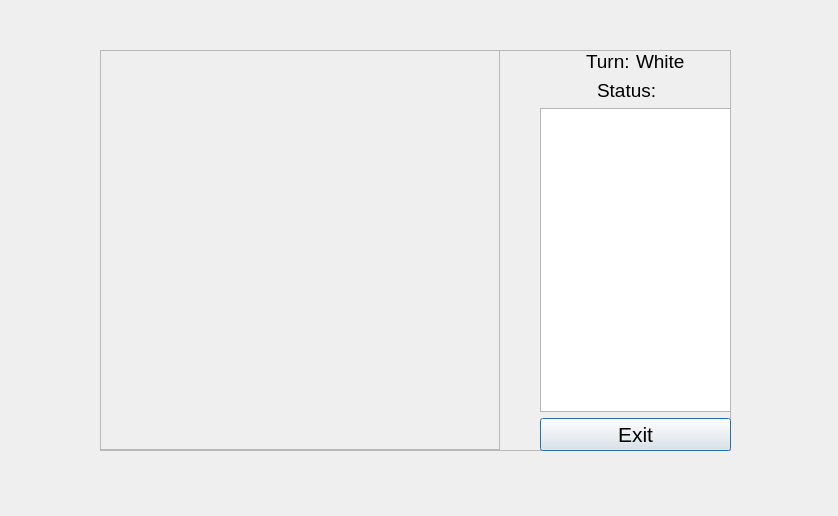
<?xml version="1.0" encoding="UTF-8"?>
<ui version="4.0">
 <class>ReplayGameWindow</class>
 <widget class="QDialog" name="ReplayGameWindow">
  <property name="geometry">
   <rect>
    <x>0</x>
    <y>0</y>
    <width>838</width>
    <height>516</height>
   </rect>
  </property>
  <property name="windowTitle">
   <string>Dialog</string>
  </property>
  <widget class="QFrame" name="frame">
   <property name="geometry">
    <rect>
     <x>100</x>
     <y>50</y>
     <width>631</width>
     <height>401</height>
    </rect>
   </property>
   <property name="frameShape">
    <enum>QFrame::StyledPanel</enum>
   </property>
   <property name="frameShadow">
    <enum>QFrame::Raised</enum>
   </property>
   <widget class="QFrame" name="board_frame">
    <property name="geometry">
     <rect>
      <x>0</x>
      <y>0</y>
      <width>400</width>
      <height>400</height>
     </rect>
    </property>
    <property name="frameShape">
     <enum>QFrame::StyledPanel</enum>
    </property>
    <property name="frameShadow">
     <enum>QFrame::Raised</enum>
    </property>
   </widget>
   <widget class="QWidget" name="layoutWidget">
    <property name="geometry">
     <rect>
      <x>440</x>
      <y>0</y>
      <width>191</width>
      <height>401</height>
     </rect>
    </property>
    <layout class="QVBoxLayout" name="verticalLayout">
     <item>
      <layout class="QHBoxLayout" name="horizontalLayout">
       <item>
        <spacer name="horizontalSpacer_3">
         <property name="orientation">
          <enum>Qt::Horizontal</enum>
         </property>
         <property name="sizeHint" stdset="0">
          <size>
           <width>40</width>
           <height>20</height>
          </size>
         </property>
        </spacer>
       </item>
       <item>
        <widget class="QLabel" name="label">
         <property name="font">
          <font>
           <pointsize>14</pointsize>
          </font>
         </property>
         <property name="text">
          <string>Turn:</string>
         </property>
        </widget>
       </item>
       <item>
        <widget class="QLabel" name="turn">
         <property name="font">
          <font>
           <pointsize>14</pointsize>
          </font>
         </property>
         <property name="text">
          <string>White</string>
         </property>
        </widget>
       </item>
       <item>
        <spacer name="horizontalSpacer">
         <property name="orientation">
          <enum>Qt::Horizontal</enum>
         </property>
         <property name="sizeHint" stdset="0">
          <size>
           <width>40</width>
           <height>20</height>
          </size>
         </property>
        </spacer>
       </item>
      </layout>
     </item>
     <item>
      <layout class="QHBoxLayout" name="horizontalLayout_2">
       <item>
        <spacer name="horizontalSpacer_4">
         <property name="orientation">
          <enum>Qt::Horizontal</enum>
         </property>
         <property name="sizeHint" stdset="0">
          <size>
           <width>40</width>
           <height>20</height>
          </size>
         </property>
        </spacer>
       </item>
       <item>
        <widget class="QLabel" name="label_3">
         <property name="font">
          <font>
           <pointsize>14</pointsize>
          </font>
         </property>
         <property name="text">
          <string>Status:</string>
         </property>
        </widget>
       </item>
       <item>
        <widget class="QLabel" name="status">
         <property name="font">
          <font>
           <pointsize>14</pointsize>
          </font>
         </property>
         <property name="text">
          <string/>
         </property>
        </widget>
       </item>
       <item>
        <spacer name="horizontalSpacer_2">
         <property name="orientation">
          <enum>Qt::Horizontal</enum>
         </property>
         <property name="sizeHint" stdset="0">
          <size>
           <width>40</width>
           <height>20</height>
          </size>
         </property>
        </spacer>
       </item>
      </layout>
     </item>
     <item>
      <widget class="QListView" name="listView"/>
     </item>
     <item>
      <widget class="QPushButton" name="exit">
       <property name="font">
        <font>
         <pointsize>16</pointsize>
        </font>
       </property>
       <property name="text">
        <string>Exit</string>
       </property>
      </widget>
     </item>
    </layout>
   </widget>
  </widget>
 </widget>
 <resources/>
 <connections/>
</ui>
